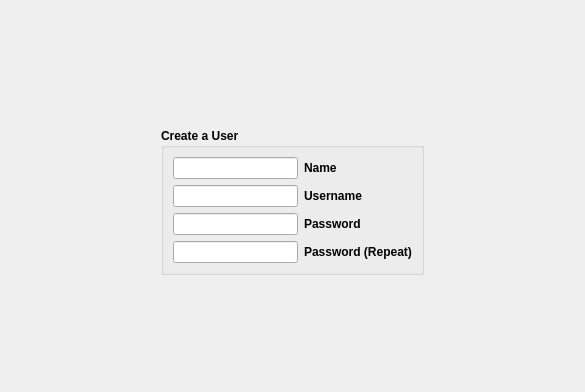
      <widget class="QWidget" name="Page_User">
       <layout class="QGridLayout" name="gridLayout_7">
        <item row="0" column="0" rowspan="2">
         <spacer name="horizontalSpacer_14">
          <property name="orientation">
           <enum>Qt::Horizontal</enum>
          </property>
          <property name="sizeType">
           <enum>QSizePolicy::Preferred</enum>
          </property>
          <property name="sizeHint" stdset="0">
           <size>
            <width>150</width>
            <height>318</height>
           </size>
          </property>
         </spacer>
        </item>
        <item row="0" column="1">
         <spacer name="verticalSpacer_7">
          <property name="orientation">
           <enum>Qt::Vertical</enum>
          </property>
          <property name="sizeType">
           <enum>QSizePolicy::Fixed</enum>
          </property>
          <property name="sizeHint" stdset="0">
           <size>
            <width>20</width>
            <height>50</height>
           </size>
          </property>
         </spacer>
        </item>
        <item row="1" column="1">
         <layout class="QVBoxLayout" name="verticalLayout_4">
          <item>
           <layout class="QHBoxLayout" name="horizontalLayout_4">
            <item>
             <spacer name="horizontalSpacer_18">
              <property name="orientation">
               <enum>Qt::Horizontal</enum>
              </property>
              <property name="sizeHint" stdset="0">
               <size>
                <width>40</width>
                <height>20</height>
               </size>
              </property>
             </spacer>
            </item>
            <item>
             <widget class="QLabel" name="label_17">
              <property name="sizePolicy">
               <sizepolicy hsizetype="Fixed" vsizetype="Fixed">
                <horstretch>0</horstretch>
                <verstretch>0</verstretch>
               </sizepolicy>
              </property>
              <property name="minimumSize">
               <size>
                <width>55</width>
                <height>55</height>
               </size>
              </property>
              <property name="maximumSize">
               <size>
                <width>55</width>
                <height>55</height>
               </size>
              </property>
              <property name="styleSheet">
               <string notr="true">border: transparent;
background: transparent;</string>
              </property>
              <property name="text">
               <string/>
              </property>
              <property name="pixmap">
               <pixmap resource="pc-firstboot.qrc">:/modules/images/add_user.png</pixmap>
              </property>
              <property name="scaledContents">
               <bool>true</bool>
              </property>
             </widget>
            </item>
            <item>
             <spacer name="horizontalSpacer_19">
              <property name="orientation">
               <enum>Qt::Horizontal</enum>
              </property>
              <property name="sizeHint" stdset="0">
               <size>
                <width>40</width>
                <height>20</height>
               </size>
              </property>
             </spacer>
            </item>
           </layout>
          </item>
          <item>
           <layout class="QGridLayout" name="gridLayout_6">
            <item row="0" column="0" colspan="2">
             <widget class="QGroupBox" name="groupBox_2">
              <property name="font">
               <font>
                <weight>75</weight>
                <bold>true</bold>
               </font>
              </property>
              <property name="autoFillBackground">
               <bool>false</bool>
              </property>
              <property name="title">
               <string>Create a User</string>
              </property>
              <layout class="QGridLayout" name="gridLayout_11">
               <item row="0" column="0">
                <widget class="QLineEdit" name="lineName">
                 <property name="styleSheet">
                  <string notr="true"/>
                 </property>
                </widget>
               </item>
               <item row="0" column="1">
                <widget class="QLabel" name="label_12">
                 <property name="styleSheet">
                  <string notr="true">background: transparent;</string>
                 </property>
                 <property name="text">
                  <string>Name</string>
                 </property>
                </widget>
               </item>
               <item row="1" column="0">
                <widget class="QLineEdit" name="lineUsername"/>
               </item>
               <item row="1" column="1">
                <widget class="QLabel" name="label_13">
                 <property name="styleSheet">
                  <string notr="true">background: transparent;</string>
                 </property>
                 <property name="text">
                  <string>Username</string>
                 </property>
                </widget>
               </item>
               <item row="2" column="0">
                <widget class="QLineEdit" name="linePW">
                 <property name="echoMode">
                  <enum>QLineEdit::Password</enum>
                 </property>
                </widget>
               </item>
               <item row="2" column="1">
                <widget class="QLabel" name="label_14">
                 <property name="styleSheet">
                  <string notr="true">background: transparent;</string>
                 </property>
                 <property name="text">
                  <string>Password</string>
                 </property>
                </widget>
               </item>
               <item row="3" column="0">
                <widget class="QLineEdit" name="linePW2">
                 <property name="echoMode">
                  <enum>QLineEdit::Password</enum>
                 </property>
                </widget>
               </item>
               <item row="3" column="1">
                <widget class="QLabel" name="label_15">
                 <property name="styleSheet">
                  <string notr="true">background: transparent;</string>
                 </property>
                 <property name="text">
                  <string>Password (Repeat)</string>
                 </property>
                </widget>
               </item>
              </layout>
             </widget>
            </item>
           </layout>
          </item>
          <item>
           <spacer name="verticalSpacer_8">
            <property name="orientation">
             <enum>Qt::Vertical</enum>
            </property>
            <property name="sizeHint" stdset="0">
             <size>
              <width>20</width>
              <height>29</height>
             </size>
            </property>
           </spacer>
          </item>
         </layout>
        </item>
        <item row="1" column="2">
         <spacer name="horizontalSpacer_15">
          <property name="orientation">
           <enum>Qt::Horizontal</enum>
          </property>
          <property name="sizeType">
           <enum>QSizePolicy::Preferred</enum>
          </property>
          <property name="sizeHint" stdset="0">
           <size>
            <width>150</width>
            <height>20</height>
           </size>
          </property>
         </spacer>
        </item>
        <item row="2" column="1">
         <spacer name="verticalSpacer_13">
          <property name="orientation">
           <enum>Qt::Vertical</enum>
          </property>
          <property name="sizeHint" stdset="0">
           <size>
            <width>20</width>
            <height>52</height>
           </size>
          </property>
         </spacer>
        </item>
       </layout>
      </widget>
